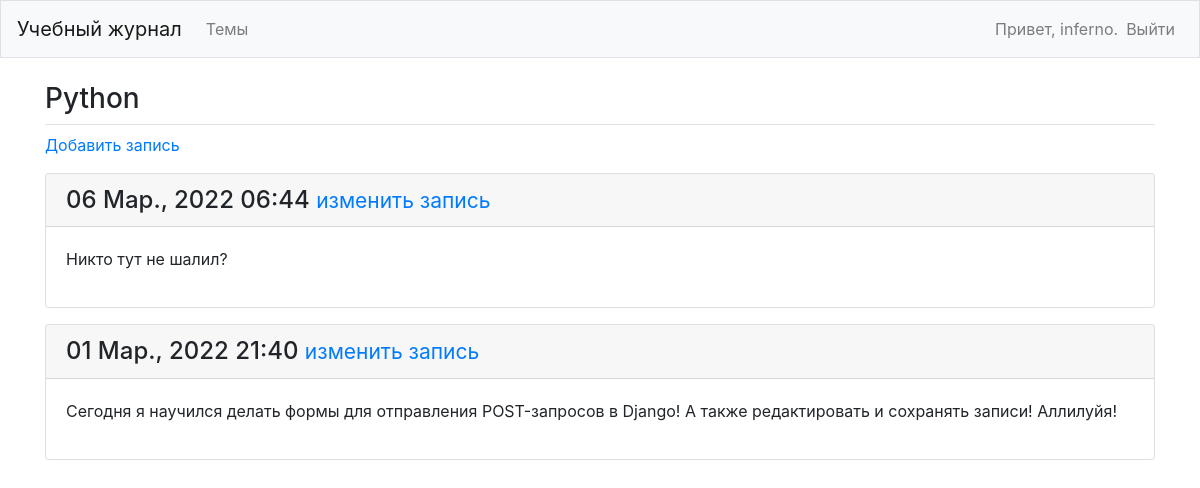
Page /topics/3/ (signed in) on the earlier database version.
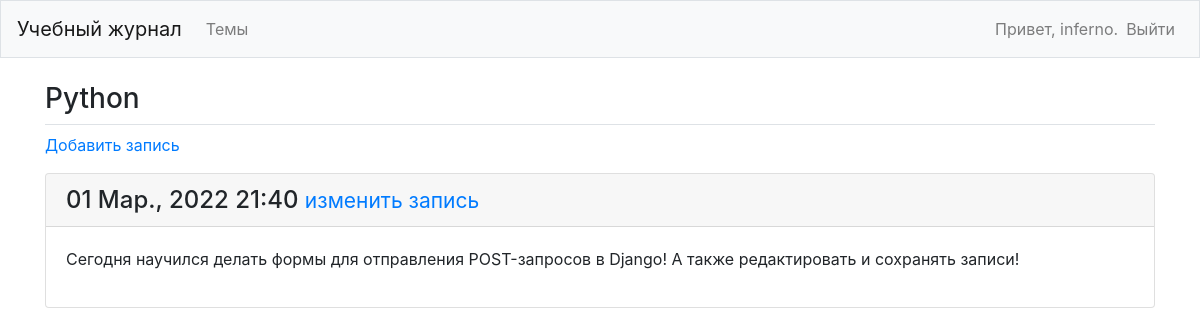
Same page on the later database version.
### learning_logs/models.py (models this page shows, shortened)
class Topic(models.Model):
    text = models.CharField(max_length=200)
    date_added = models.DateTimeField(auto_now_add=True)
    owner = models.ForeignKey(User, on_delete=models.CASCADE)
    def __str__(self):
        return self.text

class Entry(models.Model):
    topic = models.ForeignKey(Topic, on_delete=models.CASCADE)
    text = models.TextField()
    date_added = models.DateTimeField(auto_now_add=True)
    class Meta:
        verbose_name_plural = 'entries'

### learning_logs/views.py (the view)
# urls.py: path('topics/<int:topic_id>/', views.topic, name='topic'),
@login_required
def topic(request, topic_id):
    topic = get_object_or_404(Topic, id=topic_id)
    check_topic_owner(topic.owner, request.user)
    entries = topic.entry_set.order_by('-date_added')
    context = {'topic': topic, 'entries': entries}
    return render(request, 'learning_logs/topic.html', context)

### learning_logs/views.py (called while the page is built)
def check_topic_owner(owner_user, reqest_user):
    if owner_user != reqest_user:
        raise Http404

### learning_logs/templates/learning_logs/topic.html
{% extends 'learning_logs/base.html' %}
{% block page_header %}
    <h3>{{ topic }}</h3>
{% endblock page_header %}
{% block content %}
<p>
    <a href="{% url 'learning_logs:new_entry' topic.id %}">Добавить запись</a>
</p>
    {% for entry in entries %}
    <div class="card mb-3">
      <h4 class="card-header">{{ entry.date_added|date:'d M., Y H:i' }}
      <small><a href="{% url 'learning_logs:edit_entry' entry.id %}">изменить запись</a></small>
    </h4>
    <div class="card-body">
        {{ entry.text|linebreaks}}
    </div>
    </div>
    {% empty %}
    <p>Пока ещё нет записей в данной теме.</p>
   {% endfor %}
{% endblock content %}

### learning_logs/templates/learning_logs/base.html (shortened to what this page needs)
{% load bootstrap4 %}
<!doctype html>
<html lang="ru">
<head>
  {% bootstrap_css %}
</head>
<body>
  <nav class="navbar navbar-expand-md navbar-light bg-light mb-4 border">
    <a class="navbar-brand" href="{% url 'learning_logs:index'%}">Учебный журнал</a>
      <div class="collapse navbar-collapse" id="navbarCollapse">
        <ul class="navbar-nav mr-auto">
          <li class="nav-item">
            <a class="nav-link" href="{% url 'learning_logs:topics'%}">Темы</a>
          </li>
        </ul>
        <ul class="navbar-nav ml-auto">
          {% if user.is_authenticated %}
          <li class="nav-item">
            <span class="navbar-text">Привет, {{ user.username }}.</span>
          </li>
          <li class="nav-item">
            <a class="nav-link" href="{% url 'users:logout' %}">Выйти</a>
          </li>
        {% endif %}
        </ul>
      </div>
      </nav>
      <main role="main" class="container">
        <div class="pd-2 mb-2 border-bottom">
          {% block page_header %}{% endblock page_header %}
          </div>
          <div>
            {% block content %}{% endblock content %}
          </div>
      </main>
</body>
</html>

Differences in the rows shown:
removed Entry: date_added "06 Мар., 2022 06:44", text "Никто тут не шалил?"
changed Entry: text "Сегодня я научился делать формы для отправления POST-запросов в Django! А также редактировать и сохранять записи! Аллилуйя!" → "Сегодня научился делать формы для отправления POST-запросов в Django! А также редактировать и сохранять записи!"
